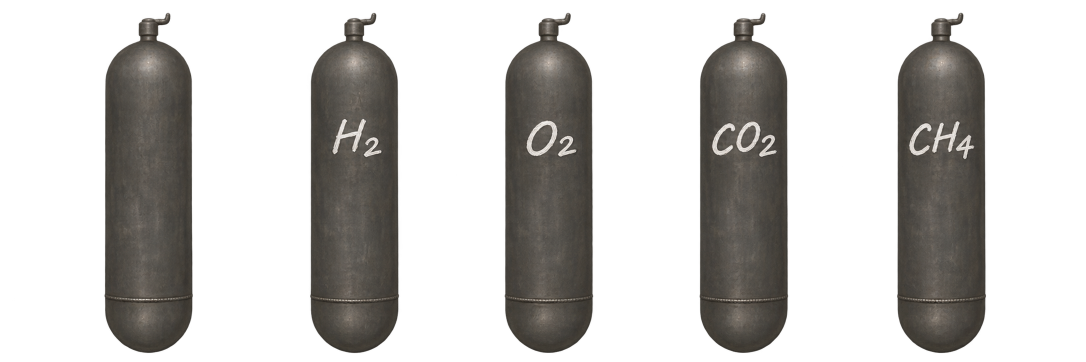
#> input picture projects/mars-study/production/live-feedback/fuel/gas-family.png, 2172 x 724 px, found by its file name (shown at 1/2 size)
$ python export-fuel.py
#> lines starting #> are read from the running program, lines starting #| are printed output that depends on the picture
"""Mechanical extraction, registration and reuse of selected generated art.
Run at repository root with Pillow and NumPy. Painting changes use recorded imagegen requests.
Coordinates below use the existing 780-wide scene, runtime icons twice those scene pixels.
"""
from pathlib import Path
import json
import numpy as np
from PIL import Image,ImageDraw,ImageFilter
P=Path('projects/mars-study/production/live-feedback/fuel');D=Path('stories/mars/assets/live-feedback/fuel');D.mkdir(exist_ok=True)
S=Path('stories/mars/assets/survival');Q=Path('runs/mars-live-feedback/fuel');Q.mkdir(parents=True,exist_ok=True)
records=[]
def read(path):return Image.open(path).convert('RGBA')
#> returned value is the input picture: PIL image 2172x724 RGBA; mean R, G, B, A 28.6, 27, 24.8, 83.8
def square(name):return read(P/(name+'.png')).resize((780,780),Image.Resampling.LANCZOS)
def solid_bbox(im):return im.getchannel('A').point(lambda a:255 if a>32 else 0).getbbox()
def save(im,name):
 if name.endswith('.webp'):im.save(D/name,lossless=True,method=6)
 else:im.save(D/name)
def selected(im,polygon,feather=0):
 m=Image.new('L',im.size);ImageDraw.Draw(m).polygon(polygon,fill=255)
 if feather:m=m.filter(ImageFilter.GaussianBlur(feather))
 out=im.copy();out.putalpha(m);return out
# The same gas body, valve, dimensions and mark survive filling and later fitting.
s=read(P/'gas-family.png')
for i,name in enumerate(['empty','h2','o2','co2','ch4']):
 cell=(i*s.width//5,0,(i+1)*s.width//5,s.height);im=s.crop(cell);bounds=solid_bbox(im);im=im.crop(bounds);im.thumbnail((152,460),Image.Resampling.LANCZOS)
 out=Image.new('RGBA',(im.width+16,476));out.alpha_composite(im,((out.width-im.width)//2,8));save(out,'tank-'+name+'.png')
 records.append(dict(name='tank-'+name,source='gas-family.png',cell=cell,bounds=bounds,runtime=list(out.size),display=[v/4 for v in out.size]))
#> this loop made 5 passes
#> bounds on passes 1 to 5: (209, 25, 386, 706), (186, 25, 364, 706), (141, 25, 319, 706), (96, 26, 274, 706), (57, 25, 235, 706)
#> pass 1, `im = s.crop(cell)`:
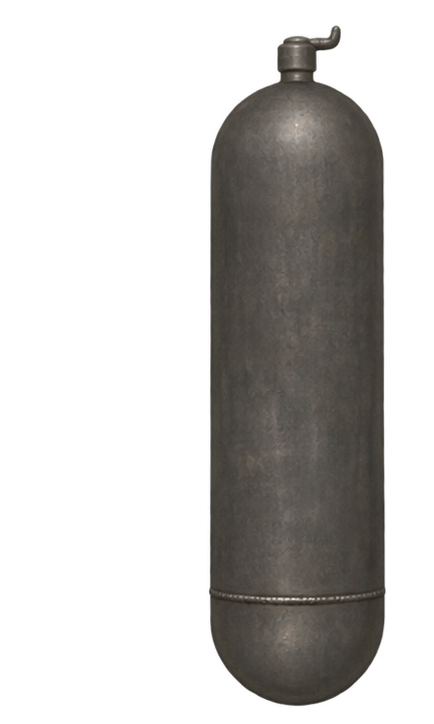
#> im: PIL image 434x724 RGBA; mean R, G, B, A 27.7, 26.2, 24, 83.5; transparent parts drawn white
#> pass 1, `im = im.crop(bounds)`:
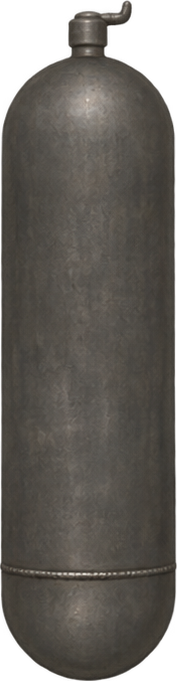
#> im: PIL image 177x681 RGBA; mean R, G, B, A 71.9, 68, 62.4, 217.6; transparent parts drawn white
#> pass 1, in save, `else:im.save(D/name)`:
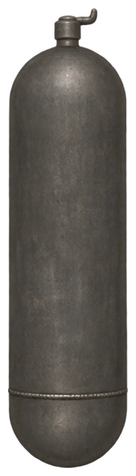
#> saved as tank-empty.png: PIL image 136x476 RGBA; mean R, G, B, A 60.8, 57.4, 52.7, 185.6; transparent parts drawn white
#> after the loop:
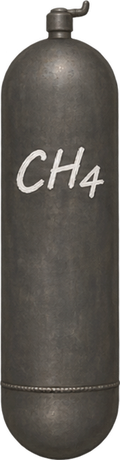
#> im: PIL image 120x460 RGBA; mean R, G, B, A 74.5, 70.3, 64.8, 218.1; transparent parts drawn white
#> after the loop:
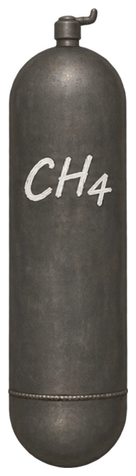
#> out: PIL image 136x476 RGBA; mean R, G, B, A 63.5, 60, 55.3, 186; transparent parts drawn white
#> after the loop, records = 5 items
# Cell and service insert extracted from real generated alpha. Common canvas keeps physical position.
#> (the run stopped early here; a loop or call above may not have finished)
